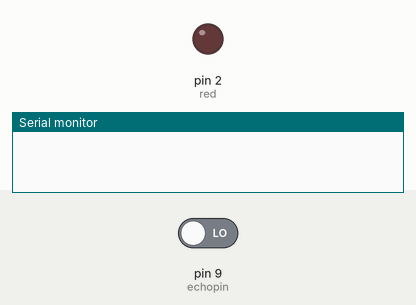
This sketch was run on a simulated Arduino Uno, built with avr-gcc and run on an emulated ATmega328P. Parts: output pins drawn as LEDs (lit = HIGH), the last lines printed to the serial monitor. The test bench sets the inputs (shaded band); at power-on: pin 9 (echopin) LOW. Pins used as bus, display or sensor lines are not drawn.

Above: at 0.1 s.
At 1.2 s:
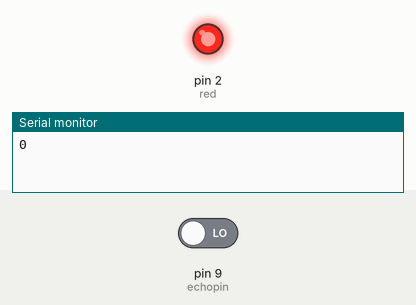
Timing chart, 0 to 2.7 s (numbered marks = the images above):
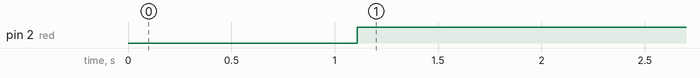

Measured:
- by itself, pin 2 (red): LOW → HIGH at 1.1 s

The sketch:

magnificent_albar1.ino
```cpp
const int trigpin=10;
const int echopin=9;
 int red=2;


long duration,distance;

  void setup(){
   pinMode(trigpin,OUTPUT);
   pinMode(echopin,INPUT);

    Serial.begin(9600);


    pinMode(red,OUTPUT);

}
void loop(){
  digitalWrite(trigpin,HIGH);
    delay(10);
  digitalWrite(trigpin,LOW);

  duration=pulseIn(echopin,HIGH);
  distance=(duration/58.2);

    Serial.println(distance);
    delay(100);

    if(distance <50){
    digitalWrite(red,HIGH);
  } else{
  digitalWrite(red,LOW);
  }


}
```
